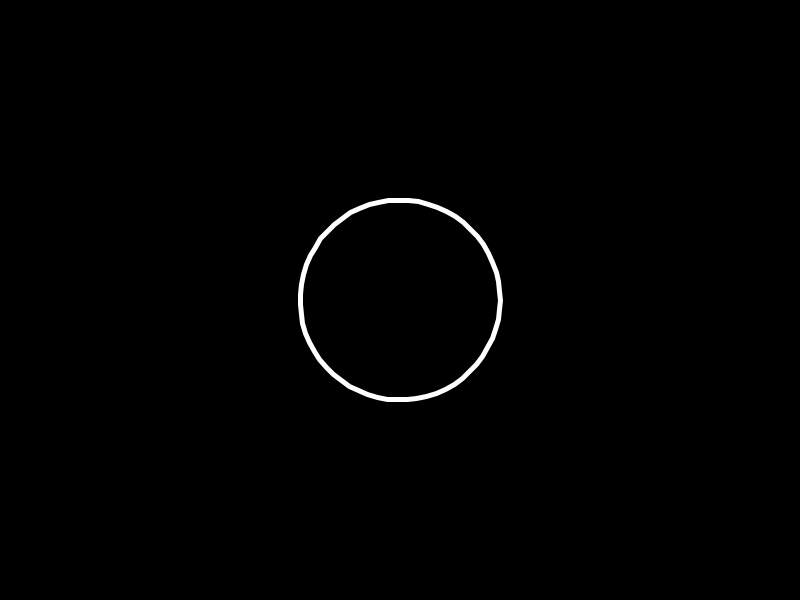
Frame 1 (no input)
Frame 60 (the mouse pressed at the canvas centre just before this capture): identical to frame 1, image omitted
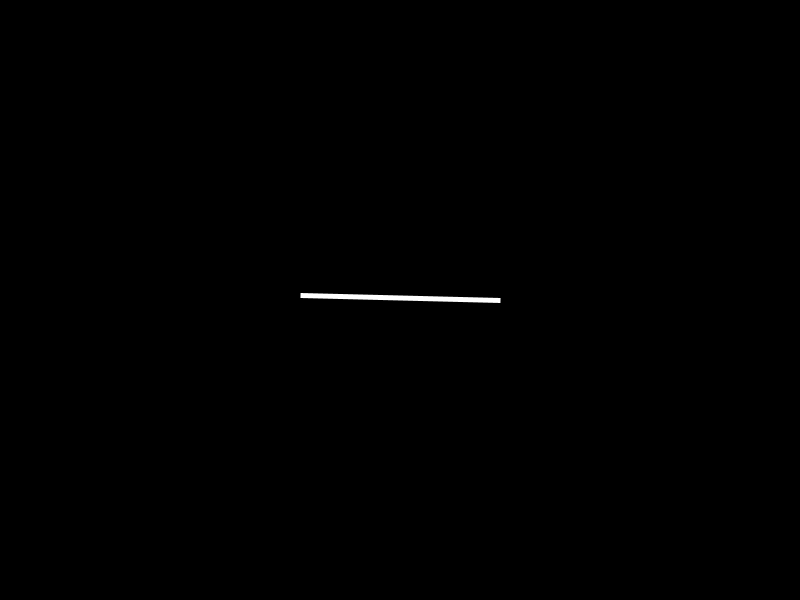
Frame 120 (the mouse held since frame 60 and released just before this capture)

The Processing sketch that drew these frames (run headless with seeded random() and noise(); from frame 60 on, the mouse is pressed at the canvas centre):

// Processing sketch: circle_folding_24_06_22
// ── circle_folding_24_06_22.pde
float radius = 100;
float angle = 0;
float inc = 0.1;

void setup(){
  size(800, 600);
}


void draw(){
  background(0);
  
  translate(width/2, height/2);
  
  stroke(255);
  strokeWeight(5);
  noFill();
  
  
  
  beginShape();
  
  for (float i=0; i < TWO_PI; i += inc){
    float x = radius * cos(i);
    float y = radius * sin(i);
    vertex(x, y);
  }
  
  endShape(CLOSE);
  
  inc = map(mouseX, 0, width, 0.1, TWO_PI);
 
}
